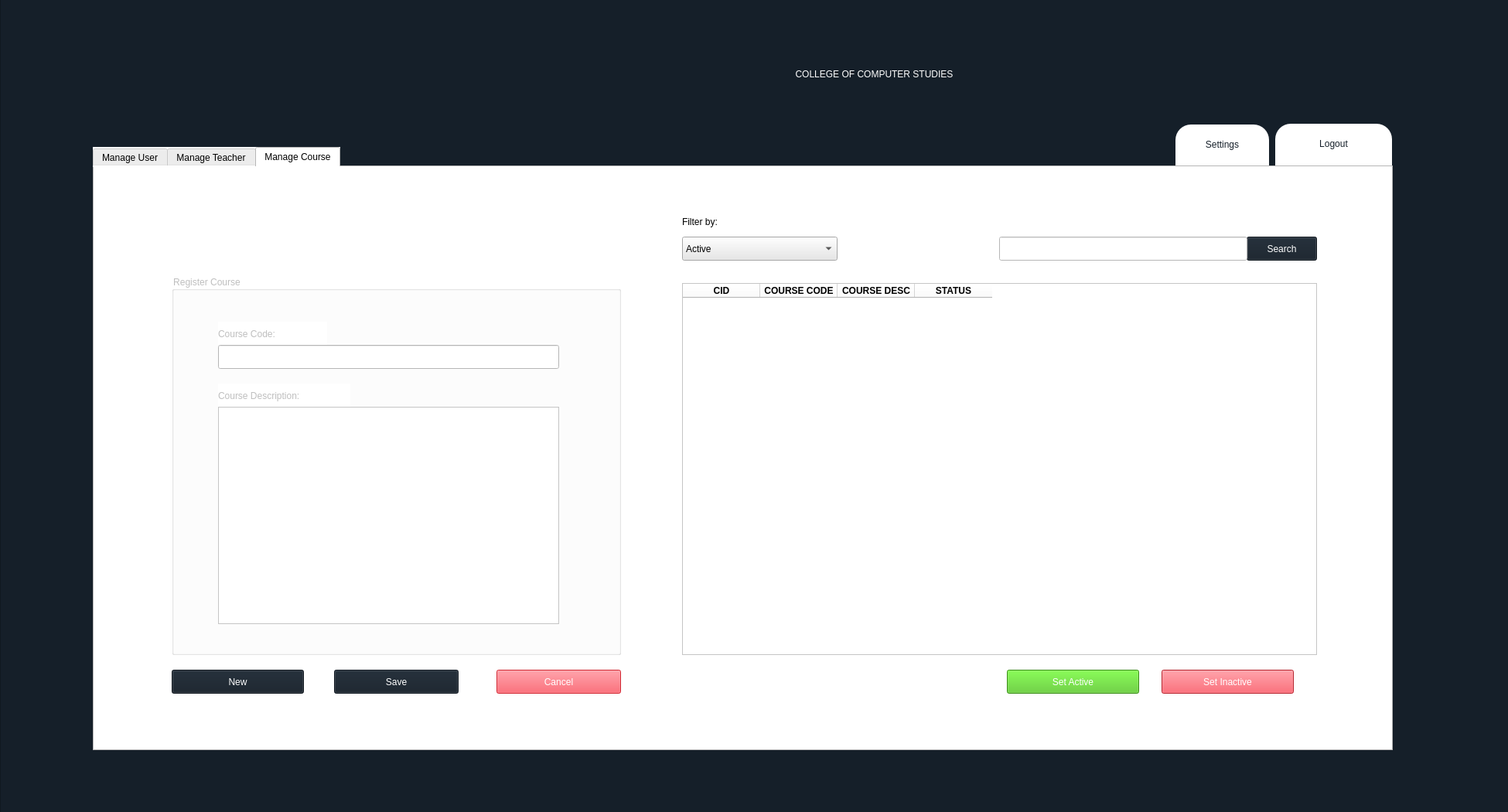
<?xml version="1.0" encoding="UTF-8"?>
<ui version="4.0">
 <class>loginFrame</class>
 <widget class="QDialog" name="loginFrame">
  <property name="geometry">
   <rect>
    <x>0</x>
    <y>0</y>
    <width>1950</width>
    <height>1050</height>
   </rect>
  </property>
  <property name="windowTitle">
   <string>Dialog</string>
  </property>
  <widget class="QFrame" name="adminFrame">
   <property name="geometry">
    <rect>
     <x>0</x>
     <y>-10</y>
     <width>1951</width>
     <height>1061</height>
    </rect>
   </property>
   <property name="styleSheet">
    <string notr="true">background-color: rgb(21, 31, 41);</string>
   </property>
   <property name="frameShape">
    <enum>QFrame::StyledPanel</enum>
   </property>
   <property name="frameShadow">
    <enum>QFrame::Raised</enum>
   </property>
   <widget class="QLabel" name="label_4">
    <property name="geometry">
     <rect>
      <x>780</x>
      <y>60</y>
      <width>701</width>
      <height>91</height>
     </rect>
    </property>
    <property name="styleSheet">
     <string notr="true">font:50pt &quot;Bebas&quot;;
color: rgb(255, 255, 255);</string>
    </property>
    <property name="text">
     <string>COLLEGE OF COMPUTER STUDIES</string>
    </property>
    <property name="alignment">
     <set>Qt::AlignCenter</set>
    </property>
   </widget>
   <widget class="QFrame" name="adminFrameNew">
    <property name="geometry">
     <rect>
      <x>1649</x>
      <y>170</y>
      <width>151</width>
      <height>101</height>
     </rect>
    </property>
    <property name="styleSheet">
     <string notr="true">background-color: rgb(255, 255, 255);
border-radius:20px;</string>
    </property>
    <property name="frameShape">
     <enum>QFrame::StyledPanel</enum>
    </property>
    <property name="frameShadow">
     <enum>QFrame::Raised</enum>
    </property>
    <widget class="QPushButton" name="btnAdminLogout">
     <property name="geometry">
      <rect>
       <x>10</x>
       <y>10</y>
       <width>131</width>
       <height>31</height>
      </rect>
     </property>
     <property name="cursor">
      <cursorShape>PointingHandCursor</cursorShape>
     </property>
     <property name="mouseTracking">
      <bool>true</bool>
     </property>
     <property name="styleSheet">
      <string notr="true">color: rgb(21, 31, 41);
background-color: rgb(255, 255, 255);
border-radius: 40px;
font: 14pt &quot;Montserrat&quot;;</string>
     </property>
     <property name="text">
      <string>Logout</string>
     </property>
    </widget>
   </widget>
   <widget class="QLabel" name="label_2">
    <property name="geometry">
     <rect>
      <x>680</x>
      <y>50</y>
      <width>91</width>
      <height>91</height>
     </rect>
    </property>
    <property name="styleSheet">
     <string notr="true">background-color: rgb(21, 31, 41);</string>
    </property>
    <property name="text">
     <string/>
    </property>
    <property name="pixmap">
     <pixmap>upperBlue2.png</pixmap>
    </property>
   </widget>
   <widget class="QFrame" name="frame_5">
    <property name="geometry">
     <rect>
      <x>1520</x>
      <y>171</y>
      <width>121</width>
      <height>101</height>
     </rect>
    </property>
    <property name="styleSheet">
     <string notr="true">background-color: rgb(255, 255, 255);
border-radius:20px;</string>
    </property>
    <property name="frameShape">
     <enum>QFrame::StyledPanel</enum>
    </property>
    <property name="frameShadow">
     <enum>QFrame::Raised</enum>
    </property>
    <widget class="QPushButton" name="btnAdminSettings">
     <property name="geometry">
      <rect>
       <x>10</x>
       <y>10</y>
       <width>101</width>
       <height>31</height>
      </rect>
     </property>
     <property name="cursor">
      <cursorShape>PointingHandCursor</cursorShape>
     </property>
     <property name="mouseTracking">
      <bool>true</bool>
     </property>
     <property name="styleSheet">
      <string notr="true">color: rgb(21, 31, 41);
background-color: rgb(255, 255, 255);
border-radius: 40px;
font: 14pt &quot;Montserrat&quot;;</string>
     </property>
     <property name="text">
      <string>Settings</string>
     </property>
    </widget>
   </widget>
   <widget class="QTabWidget" name="tabAdmin">
    <property name="geometry">
     <rect>
      <x>120</x>
      <y>200</y>
      <width>1681</width>
      <height>781</height>
     </rect>
    </property>
    <property name="cursor">
     <cursorShape>ArrowCursor</cursorShape>
    </property>
    <property name="mouseTracking">
     <bool>true</bool>
    </property>
    <property name="styleSheet">
     <string notr="true">font: 14pt &quot;Montserrat&quot;;
background-color: rgb(255, 255, 255);</string>
    </property>
    <property name="tabPosition">
     <enum>QTabWidget::North</enum>
    </property>
    <property name="tabShape">
     <enum>QTabWidget::Rounded</enum>
    </property>
    <property name="currentIndex">
     <number>2</number>
    </property>
    <property name="iconSize">
     <size>
      <width>20</width>
      <height>20</height>
     </size>
    </property>
    <widget class="QWidget" name="tabManageUser">
     <attribute name="title">
      <string>Manage User</string>
     </attribute>
     <widget class="QLabel" name="label">
      <property name="geometry">
       <rect>
        <x>100</x>
        <y>40</y>
        <width>131</width>
        <height>41</height>
       </rect>
      </property>
      <property name="text">
       <string>Sort by:</string>
      </property>
     </widget>
     <widget class="QLabel" name="label_3">
      <property name="geometry">
       <rect>
        <x>370</x>
        <y>40</y>
        <width>131</width>
        <height>41</height>
       </rect>
      </property>
      <property name="text">
       <string>Filter by:</string>
      </property>
     </widget>
     <widget class="QComboBox" name="cmbSort1">
      <property name="geometry">
       <rect>
        <x>100</x>
        <y>80</y>
        <width>201</width>
        <height>31</height>
       </rect>
      </property>
      <property name="cursor">
       <cursorShape>PointingHandCursor</cursorShape>
      </property>
      <property name="mouseTracking">
       <bool>true</bool>
      </property>
      <property name="styleSheet">
       <string notr="true">background-color: rgb(231, 231, 231);</string>
      </property>
      <item>
       <property name="text">
        <string>All</string>
       </property>
      </item>
     </widget>
     <widget class="QComboBox" name="cmbFilter1">
      <property name="geometry">
       <rect>
        <x>370</x>
        <y>80</y>
        <width>201</width>
        <height>31</height>
       </rect>
      </property>
      <property name="cursor">
       <cursorShape>PointingHandCursor</cursorShape>
      </property>
      <property name="mouseTracking">
       <bool>true</bool>
      </property>
      <property name="styleSheet">
       <string notr="true">background-color: rgb(231, 231, 231);</string>
      </property>
      <property name="placeholderText">
       <string/>
      </property>
      <property name="frame">
       <bool>true</bool>
      </property>
      <item>
       <property name="text">
        <string>All</string>
       </property>
      </item>
     </widget>
     <widget class="QPushButton" name="btnSearch1">
      <property name="geometry">
       <rect>
        <x>1490</x>
        <y>80</y>
        <width>91</width>
        <height>31</height>
       </rect>
      </property>
      <property name="cursor">
       <cursorShape>PointingHandCursor</cursorShape>
      </property>
      <property name="mouseTracking">
       <bool>true</bool>
      </property>
      <property name="styleSheet">
       <string notr="true">color: rgb(255, 255, 255);
background-color: rgb(21, 31, 41);</string>
      </property>
      <property name="text">
       <string>Search</string>
      </property>
     </widget>
     <widget class="QLineEdit" name="inputSearch1">
      <property name="geometry">
       <rect>
        <x>1170</x>
        <y>80</y>
        <width>321</width>
        <height>31</height>
       </rect>
      </property>
      <property name="styleSheet">
       <string notr="true">background-color: rgb(255, 255, 255);</string>
      </property>
     </widget>
     <widget class="QTableWidget" name="widgetAdmin1">
      <property name="geometry">
       <rect>
        <x>100</x>
        <y>130</y>
        <width>1481</width>
        <height>521</height>
       </rect>
      </property>
      <property name="styleSheet">
       <string notr="true">background-color: rgb(255, 255, 255);</string>
      </property>
      <property name="alternatingRowColors">
       <bool>true</bool>
      </property>
      <property name="selectionBehavior">
       <enum>QAbstractItemView::SelectRows</enum>
      </property>
      <attribute name="horizontalHeaderStretchLastSection">
       <bool>true</bool>
      </attribute>
     </widget>
     <widget class="QPushButton" name="btnUserInactive">
      <property name="geometry">
       <rect>
        <x>1400</x>
        <y>670</y>
        <width>171</width>
        <height>31</height>
       </rect>
      </property>
      <property name="cursor">
       <cursorShape>PointingHandCursor</cursorShape>
      </property>
      <property name="mouseTracking">
       <bool>true</bool>
      </property>
      <property name="styleSheet">
       <string notr="true">color: rgb(255, 255, 255);
background-color: rgb(255, 46, 60);</string>
      </property>
      <property name="text">
       <string>Set Inactive</string>
      </property>
     </widget>
     <widget class="QPushButton" name="btnUserActive">
      <property name="geometry">
       <rect>
        <x>1200</x>
        <y>670</y>
        <width>171</width>
        <height>31</height>
       </rect>
      </property>
      <property name="cursor">
       <cursorShape>PointingHandCursor</cursorShape>
      </property>
      <property name="mouseTracking">
       <bool>true</bool>
      </property>
      <property name="styleSheet">
       <string notr="true">color: rgb(255, 255, 255);
background-color: rgb(77, 197, 26);</string>
      </property>
      <property name="text">
       <string>Set Active</string>
      </property>
     </widget>
    </widget>
    <widget class="QWidget" name="tabManageTeacher">
     <attribute name="title">
      <string>Manage Teacher</string>
     </attribute>
     <widget class="QGroupBox" name="groupTeacher">
      <property name="enabled">
       <bool>false</bool>
      </property>
      <property name="geometry">
       <rect>
        <x>100</x>
        <y>140</y>
        <width>581</width>
        <height>491</height>
       </rect>
      </property>
      <property name="styleSheet">
       <string notr="true"/>
      </property>
      <property name="title">
       <string>Register Teacher</string>
      </property>
      <widget class="QLabel" name="label_5">
       <property name="geometry">
        <rect>
         <x>60</x>
         <y>100</y>
         <width>141</width>
         <height>31</height>
        </rect>
       </property>
       <property name="styleSheet">
        <string notr="true">font: 12pt &quot;Montserrat&quot;;</string>
       </property>
       <property name="text">
        <string>Employee ID:</string>
       </property>
      </widget>
      <widget class="QLabel" name="label_6">
       <property name="geometry">
        <rect>
         <x>60</x>
         <y>200</y>
         <width>141</width>
         <height>31</height>
        </rect>
       </property>
       <property name="styleSheet">
        <string notr="true">font: 12pt &quot;Montserrat&quot;;</string>
       </property>
       <property name="text">
        <string>Email:</string>
       </property>
      </widget>
      <widget class="QLineEdit" name="inputEmployeeID">
       <property name="geometry">
        <rect>
         <x>180</x>
         <y>100</y>
         <width>321</width>
         <height>31</height>
        </rect>
       </property>
       <property name="styleSheet">
        <string notr="true">background-color: rgb(255, 255, 255);</string>
       </property>
      </widget>
      <widget class="QLineEdit" name="inputTeacherEmail">
       <property name="geometry">
        <rect>
         <x>180</x>
         <y>200</y>
         <width>321</width>
         <height>31</height>
        </rect>
       </property>
       <property name="styleSheet">
        <string notr="true">background-color: rgb(255, 255, 255);</string>
       </property>
      </widget>
      <widget class="QLabel" name="label_8">
       <property name="geometry">
        <rect>
         <x>60</x>
         <y>390</y>
         <width>141</width>
         <height>31</height>
        </rect>
       </property>
       <property name="styleSheet">
        <string notr="true">font: 12pt &quot;Montserrat&quot;;</string>
       </property>
       <property name="text">
        <string>Last Name:</string>
       </property>
      </widget>
      <widget class="QLineEdit" name="inputTeacherLast">
       <property name="geometry">
        <rect>
         <x>260</x>
         <y>390</y>
         <width>241</width>
         <height>31</height>
        </rect>
       </property>
       <property name="styleSheet">
        <string notr="true">background-color: rgb(255, 255, 255);</string>
       </property>
      </widget>
      <widget class="QLineEdit" name="inputTeacherMI">
       <property name="geometry">
        <rect>
         <x>180</x>
         <y>390</y>
         <width>71</width>
         <height>31</height>
        </rect>
       </property>
       <property name="styleSheet">
        <string notr="true">background-color: rgb(255, 255, 255);</string>
       </property>
       <property name="placeholderText">
        <string>MI</string>
       </property>
      </widget>
      <widget class="QLineEdit" name="inputTeacherFirst">
       <property name="geometry">
        <rect>
         <x>260</x>
         <y>340</y>
         <width>241</width>
         <height>31</height>
        </rect>
       </property>
       <property name="styleSheet">
        <string notr="true">background-color: rgb(255, 255, 255);</string>
       </property>
       <property name="text">
        <string/>
       </property>
      </widget>
      <widget class="QLabel" name="label_10">
       <property name="geometry">
        <rect>
         <x>60</x>
         <y>340</y>
         <width>91</width>
         <height>31</height>
        </rect>
       </property>
       <property name="styleSheet">
        <string notr="true">font: 12pt &quot;Montserrat&quot;;</string>
       </property>
       <property name="text">
        <string>First Name</string>
       </property>
      </widget>
      <widget class="QLabel" name="label_12">
       <property name="geometry">
        <rect>
         <x>60</x>
         <y>250</y>
         <width>141</width>
         <height>31</height>
        </rect>
       </property>
       <property name="styleSheet">
        <string notr="true">font: 12pt &quot;Montserrat&quot;;</string>
       </property>
       <property name="text">
        <string>Contact:</string>
       </property>
      </widget>
      <widget class="QLineEdit" name="inputTeacherContact">
       <property name="geometry">
        <rect>
         <x>180</x>
         <y>250</y>
         <width>321</width>
         <height>31</height>
        </rect>
       </property>
       <property name="styleSheet">
        <string notr="true">background-color: rgb(255, 255, 255);</string>
       </property>
      </widget>
      <widget class="QComboBox" name="cmbDepartment">
       <property name="geometry">
        <rect>
         <x>180</x>
         <y>150</y>
         <width>321</width>
         <height>31</height>
        </rect>
       </property>
       <property name="cursor">
        <cursorShape>PointingHandCursor</cursorShape>
       </property>
       <property name="mouseTracking">
        <bool>true</bool>
       </property>
       <property name="styleSheet">
        <string notr="true">background-color: rgb(231, 231, 231);</string>
       </property>
       <property name="placeholderText">
        <string/>
       </property>
       <property name="frame">
        <bool>true</bool>
       </property>
      </widget>
      <widget class="QLabel" name="label_13">
       <property name="geometry">
        <rect>
         <x>60</x>
         <y>150</y>
         <width>111</width>
         <height>31</height>
        </rect>
       </property>
       <property name="styleSheet">
        <string notr="true">font: 12pt &quot;Montserrat&quot;;</string>
       </property>
       <property name="text">
        <string>Department:</string>
       </property>
      </widget>
      <widget class="QComboBox" name="cmbPrefix">
       <property name="geometry">
        <rect>
         <x>180</x>
         <y>340</y>
         <width>71</width>
         <height>31</height>
        </rect>
       </property>
       <property name="frame">
        <bool>true</bool>
       </property>
       <item>
        <property name="text">
         <string>-Prefix-</string>
        </property>
       </item>
       <item>
        <property name="text">
         <string>Mr.</string>
        </property>
       </item>
       <item>
        <property name="text">
         <string>Ms.</string>
        </property>
       </item>
       <item>
        <property name="text">
         <string>Mrs.</string>
        </property>
       </item>
      </widget>
      <zorder>label_8</zorder>
      <zorder>inputTeacherMI</zorder>
      <zorder>label_5</zorder>
      <zorder>label_6</zorder>
      <zorder>inputEmployeeID</zorder>
      <zorder>inputTeacherEmail</zorder>
      <zorder>inputTeacherLast</zorder>
      <zorder>inputTeacherFirst</zorder>
      <zorder>label_10</zorder>
      <zorder>label_12</zorder>
      <zorder>inputTeacherContact</zorder>
      <zorder>cmbDepartment</zorder>
      <zorder>label_13</zorder>
      <zorder>cmbPrefix</zorder>
     </widget>
     <widget class="QTableWidget" name="widgetAdmin2">
      <property name="geometry">
       <rect>
        <x>760</x>
        <y>150</y>
        <width>821</width>
        <height>481</height>
       </rect>
      </property>
      <property name="styleSheet">
       <string notr="true">background-color: rgb(255, 255, 255);
color: rgb(25, 25, 26);</string>
      </property>
      <property name="alternatingRowColors">
       <bool>true</bool>
      </property>
      <property name="selectionBehavior">
       <enum>QAbstractItemView::SelectRows</enum>
      </property>
      <attribute name="horizontalHeaderStretchLastSection">
       <bool>true</bool>
      </attribute>
      <column>
       <property name="text">
        <string>EID</string>
       </property>
      </column>
      <column>
       <property name="text">
        <string>Last Name</string>
       </property>
      </column>
      <column>
       <property name="text">
        <string>First Name</string>
       </property>
      </column>
      <column>
       <property name="text">
        <string>Email</string>
       </property>
      </column>
      <column>
       <property name="text">
        <string>Department</string>
       </property>
      </column>
     </widget>
     <widget class="QComboBox" name="cmbFilter2">
      <property name="geometry">
       <rect>
        <x>760</x>
        <y>90</y>
        <width>201</width>
        <height>31</height>
       </rect>
      </property>
      <property name="cursor">
       <cursorShape>PointingHandCursor</cursorShape>
      </property>
      <property name="mouseTracking">
       <bool>true</bool>
      </property>
      <property name="styleSheet">
       <string notr="true">background-color: rgb(231, 231, 231);</string>
      </property>
      <property name="placeholderText">
       <string/>
      </property>
      <property name="frame">
       <bool>true</bool>
      </property>
      <item>
       <property name="text">
        <string>Active</string>
       </property>
      </item>
      <item>
       <property name="text">
        <string>Inactive</string>
       </property>
      </item>
      <item>
       <property name="text">
        <string>All</string>
       </property>
      </item>
     </widget>
     <widget class="QLabel" name="label_7">
      <property name="geometry">
       <rect>
        <x>760</x>
        <y>50</y>
        <width>131</width>
        <height>41</height>
       </rect>
      </property>
      <property name="text">
       <string>Filter by:</string>
      </property>
     </widget>
     <widget class="QLineEdit" name="inputSearch2">
      <property name="geometry">
       <rect>
        <x>1170</x>
        <y>90</y>
        <width>321</width>
        <height>31</height>
       </rect>
      </property>
      <property name="styleSheet">
       <string notr="true">background-color: rgb(255, 255, 255);</string>
      </property>
     </widget>
     <widget class="QPushButton" name="btnSearch2">
      <property name="geometry">
       <rect>
        <x>1490</x>
        <y>90</y>
        <width>91</width>
        <height>31</height>
       </rect>
      </property>
      <property name="cursor">
       <cursorShape>PointingHandCursor</cursorShape>
      </property>
      <property name="mouseTracking">
       <bool>true</bool>
      </property>
      <property name="styleSheet">
       <string notr="true">color: rgb(255, 255, 255);
background-color: rgb(21, 31, 41);</string>
      </property>
      <property name="text">
       <string>Search</string>
      </property>
     </widget>
     <widget class="QPushButton" name="btnTeacherSave">
      <property name="enabled">
       <bool>false</bool>
      </property>
      <property name="geometry">
       <rect>
        <x>310</x>
        <y>650</y>
        <width>161</width>
        <height>31</height>
       </rect>
      </property>
      <property name="cursor">
       <cursorShape>PointingHandCursor</cursorShape>
      </property>
      <property name="mouseTracking">
       <bool>true</bool>
      </property>
      <property name="styleSheet">
       <string notr="true">color: rgb(255, 255, 255);
background-color: rgb(21, 31, 41);</string>
      </property>
      <property name="text">
       <string>Save</string>
      </property>
     </widget>
     <widget class="QPushButton" name="btnTeacherCancel">
      <property name="enabled">
       <bool>false</bool>
      </property>
      <property name="geometry">
       <rect>
        <x>520</x>
        <y>650</y>
        <width>161</width>
        <height>31</height>
       </rect>
      </property>
      <property name="cursor">
       <cursorShape>PointingHandCursor</cursorShape>
      </property>
      <property name="mouseTracking">
       <bool>true</bool>
      </property>
      <property name="styleSheet">
       <string notr="true">color: rgb(255, 255, 255);
background-color: rgb(255, 46, 60);</string>
      </property>
      <property name="text">
       <string>Cancel</string>
      </property>
     </widget>
     <widget class="QPushButton" name="btnTeacherNew">
      <property name="geometry">
       <rect>
        <x>100</x>
        <y>650</y>
        <width>171</width>
        <height>31</height>
       </rect>
      </property>
      <property name="cursor">
       <cursorShape>PointingHandCursor</cursorShape>
      </property>
      <property name="mouseTracking">
       <bool>true</bool>
      </property>
      <property name="styleSheet">
       <string notr="true">color: rgb(255, 255, 255);
background-color: rgb(21, 31, 41);</string>
      </property>
      <property name="text">
       <string>New</string>
      </property>
     </widget>
     <widget class="QPushButton" name="btnInactive2">
      <property name="geometry">
       <rect>
        <x>1380</x>
        <y>650</y>
        <width>171</width>
        <height>31</height>
       </rect>
      </property>
      <property name="cursor">
       <cursorShape>PointingHandCursor</cursorShape>
      </property>
      <property name="mouseTracking">
       <bool>true</bool>
      </property>
      <property name="styleSheet">
       <string notr="true">color: rgb(255, 255, 255);
background-color: rgb(255, 46, 60);</string>
      </property>
      <property name="text">
       <string>Set Inactive</string>
      </property>
     </widget>
     <widget class="QPushButton" name="btnActive2">
      <property name="geometry">
       <rect>
        <x>1180</x>
        <y>650</y>
        <width>171</width>
        <height>31</height>
       </rect>
      </property>
      <property name="cursor">
       <cursorShape>PointingHandCursor</cursorShape>
      </property>
      <property name="mouseTracking">
       <bool>true</bool>
      </property>
      <property name="styleSheet">
       <string notr="true">color: rgb(255, 255, 255);
background-color: rgb(77, 197, 26);</string>
      </property>
      <property name="text">
       <string>Set Active</string>
      </property>
     </widget>
     <zorder>label_7</zorder>
     <zorder>groupTeacher</zorder>
     <zorder>widgetAdmin2</zorder>
     <zorder>cmbFilter2</zorder>
     <zorder>inputSearch2</zorder>
     <zorder>btnSearch2</zorder>
     <zorder>btnTeacherSave</zorder>
     <zorder>btnTeacherCancel</zorder>
     <zorder>btnTeacherNew</zorder>
     <zorder>btnInactive2</zorder>
     <zorder>btnActive2</zorder>
    </widget>
    <widget class="QWidget" name="tabManageCourse">
     <attribute name="title">
      <string>Manage Course</string>
     </attribute>
     <widget class="QComboBox" name="cmbFilter3">
      <property name="geometry">
       <rect>
        <x>760</x>
        <y>90</y>
        <width>201</width>
        <height>31</height>
       </rect>
      </property>
      <property name="cursor">
       <cursorShape>PointingHandCursor</cursorShape>
      </property>
      <property name="mouseTracking">
       <bool>true</bool>
      </property>
      <property name="styleSheet">
       <string notr="true">background-color: rgb(231, 231, 231);</string>
      </property>
      <property name="placeholderText">
       <string/>
      </property>
      <property name="frame">
       <bool>true</bool>
      </property>
      <item>
       <property name="text">
        <string>Active</string>
       </property>
      </item>
      <item>
       <property name="text">
        <string>Inactive</string>
       </property>
      </item>
      <item>
       <property name="text">
        <string>All</string>
       </property>
      </item>
     </widget>
     <widget class="QGroupBox" name="groupCourse">
      <property name="enabled">
       <bool>false</bool>
      </property>
      <property name="geometry">
       <rect>
        <x>100</x>
        <y>140</y>
        <width>581</width>
        <height>491</height>
       </rect>
      </property>
      <property name="styleSheet">
       <string notr="true"/>
      </property>
      <property name="title">
       <string>Register Course</string>
      </property>
      <widget class="QLabel" name="label_14">
       <property name="geometry">
        <rect>
         <x>60</x>
         <y>60</y>
         <width>141</width>
         <height>31</height>
        </rect>
       </property>
       <property name="styleSheet">
        <string notr="true">font: 12pt &quot;Montserrat&quot;;</string>
       </property>
       <property name="text">
        <string>Course Code:</string>
       </property>
      </widget>
      <widget class="QLabel" name="label_15">
       <property name="geometry">
        <rect>
         <x>60</x>
         <y>140</y>
         <width>171</width>
         <height>31</height>
        </rect>
       </property>
       <property name="styleSheet">
        <string notr="true">font: 12pt &quot;Montserrat&quot;;</string>
       </property>
       <property name="text">
        <string>Course Description:</string>
       </property>
      </widget>
      <widget class="QLineEdit" name="inputCourseCode">
       <property name="geometry">
        <rect>
         <x>60</x>
         <y>90</y>
         <width>441</width>
         <height>31</height>
        </rect>
       </property>
       <property name="styleSheet">
        <string notr="true">background-color: rgb(255, 255, 255);</string>
       </property>
      </widget>
      <widget class="QTextEdit" name="inputCourseDescription">
       <property name="geometry">
        <rect>
         <x>60</x>
         <y>170</y>
         <width>441</width>
         <height>281</height>
        </rect>
       </property>
      </widget>
     </widget>
     <widget class="QPushButton" name="btnSearch3">
      <property name="geometry">
       <rect>
        <x>1490</x>
        <y>90</y>
        <width>91</width>
        <height>31</height>
       </rect>
      </property>
      <property name="cursor">
       <cursorShape>PointingHandCursor</cursorShape>
      </property>
      <property name="mouseTracking">
       <bool>true</bool>
      </property>
      <property name="styleSheet">
       <string notr="true">color: rgb(255, 255, 255);
background-color: rgb(21, 31, 41);</string>
      </property>
      <property name="text">
       <string>Search</string>
      </property>
     </widget>
     <widget class="QLineEdit" name="inputSearch3">
      <property name="geometry">
       <rect>
        <x>1170</x>
        <y>90</y>
        <width>321</width>
        <height>31</height>
       </rect>
      </property>
      <property name="styleSheet">
       <string notr="true">background-color: rgb(255, 255, 255);</string>
      </property>
     </widget>
     <widget class="QTableWidget" name="widgetAdmin3">
      <property name="geometry">
       <rect>
        <x>760</x>
        <y>150</y>
        <width>821</width>
        <height>481</height>
       </rect>
      </property>
      <property name="styleSheet">
       <string notr="true">background-color: rgb(255, 255, 255);</string>
      </property>
      <property name="alternatingRowColors">
       <bool>true</bool>
      </property>
      <property name="selectionBehavior">
       <enum>QAbstractItemView::SelectRows</enum>
      </property>
      <attribute name="horizontalHeaderShowSortIndicator" stdset="0">
       <bool>false</bool>
      </attribute>
      <attribute name="horizontalHeaderStretchLastSection">
       <bool>false</bool>
      </attribute>
      <attribute name="verticalHeaderVisible">
       <bool>false</bool>
      </attribute>
      <attribute name="verticalHeaderShowSortIndicator" stdset="0">
       <bool>false</bool>
      </attribute>
      <attribute name="verticalHeaderStretchLastSection">
       <bool>false</bool>
      </attribute>
      <column>
       <property name="text">
        <string>CID</string>
       </property>
       <property name="font">
        <font>
         <weight>75</weight>
         <bold>true</bold>
        </font>
       </property>
      </column>
      <column>
       <property name="text">
        <string>COURSE CODE</string>
       </property>
       <property name="font">
        <font>
         <weight>75</weight>
         <bold>true</bold>
        </font>
       </property>
      </column>
      <column>
       <property name="text">
        <string>COURSE DESC</string>
       </property>
       <property name="font">
        <font>
         <weight>75</weight>
         <bold>true</bold>
        </font>
       </property>
      </column>
      <column>
       <property name="text">
        <string>STATUS</string>
       </property>
       <property name="font">
        <font>
         <weight>75</weight>
         <bold>true</bold>
        </font>
       </property>
      </column>
     </widget>
     <widget class="QLabel" name="label_22">
      <property name="geometry">
       <rect>
        <x>760</x>
        <y>50</y>
        <width>131</width>
        <height>41</height>
       </rect>
      </property>
      <property name="text">
       <string>Filter by:</string>
      </property>
     </widget>
     <widget class="QPushButton" name="btnCourseNew">
      <property name="geometry">
       <rect>
        <x>100</x>
        <y>650</y>
        <width>171</width>
        <height>31</height>
       </rect>
      </property>
      <property name="cursor">
       <cursorShape>PointingHandCursor</cursorShape>
      </property>
      <property name="mouseTracking">
       <bool>true</bool>
      </property>
      <property name="styleSheet">
       <string notr="true">color: rgb(255, 255, 255);
background-color: rgb(21, 31, 41);</string>
      </property>
      <property name="text">
       <string>New</string>
      </property>
     </widget>
     <widget class="QPushButton" name="btnCourseSave">
      <property name="enabled">
       <bool>false</bool>
      </property>
      <property name="geometry">
       <rect>
        <x>310</x>
        <y>650</y>
        <width>161</width>
        <height>31</height>
       </rect>
      </property>
      <property name="cursor">
       <cursorShape>PointingHandCursor</cursorShape>
      </property>
      <property name="mouseTracking">
       <bool>true</bool>
      </property>
      <property name="styleSheet">
       <string notr="true">color: rgb(255, 255, 255);
background-color: rgb(21, 31, 41);</string>
      </property>
      <property name="text">
       <string>Save</string>
      </property>
     </widget>
     <widget class="QPushButton" name="btnCourseCancel">
      <property name="enabled">
       <bool>false</bool>
      </property>
      <property name="geometry">
       <rect>
        <x>520</x>
        <y>650</y>
        <width>161</width>
        <height>31</height>
       </rect>
      </property>
      <property name="cursor">
       <cursorShape>PointingHandCursor</cursorShape>
      </property>
      <property name="mouseTracking">
       <bool>true</bool>
      </property>
      <property name="styleSheet">
       <string notr="true">color: rgb(255, 255, 255);
background-color: rgb(255, 46, 60);</string>
      </property>
      <property name="text">
       <string>Cancel</string>
      </property>
     </widget>
     <widget class="QPushButton" name="btnActive3">
      <property name="geometry">
       <rect>
        <x>1180</x>
        <y>650</y>
        <width>171</width>
        <height>31</height>
       </rect>
      </property>
      <property name="cursor">
       <cursorShape>PointingHandCursor</cursorShape>
      </property>
      <property name="mouseTracking">
       <bool>true</bool>
      </property>
      <property name="styleSheet">
       <string notr="true">color: rgb(255, 255, 255);
background-color: rgb(77, 197, 26);</string>
      </property>
      <property name="text">
       <string>Set Active</string>
      </property>
     </widget>
     <widget class="QPushButton" name="btnInactive3">
      <property name="geometry">
       <rect>
        <x>1380</x>
        <y>650</y>
        <width>171</width>
        <height>31</height>
       </rect>
      </property>
      <property name="cursor">
       <cursorShape>PointingHandCursor</cursorShape>
      </property>
      <property name="mouseTracking">
       <bool>true</bool>
      </property>
      <property name="styleSheet">
       <string notr="true">color: rgb(255, 255, 255);
background-color: rgb(255, 46, 60);</string>
      </property>
      <property name="text">
       <string>Set Inactive</string>
      </property>
     </widget>
     <zorder>label_22</zorder>
     <zorder>cmbFilter3</zorder>
     <zorder>groupCourse</zorder>
     <zorder>btnSearch3</zorder>
     <zorder>inputSearch3</zorder>
     <zorder>widgetAdmin3</zorder>
     <zorder>btnCourseNew</zorder>
     <zorder>btnCourseSave</zorder>
     <zorder>btnCourseCancel</zorder>
     <zorder>btnActive3</zorder>
     <zorder>btnInactive3</zorder>
    </widget>
   </widget>
  </widget>
 </widget>
 <tabstops>
  <tabstop>cmbSort1</tabstop>
  <tabstop>cmbFilter1</tabstop>
  <tabstop>inputSearch1</tabstop>
  <tabstop>btnSearch1</tabstop>
  <tabstop>btnUserActive</tabstop>
  <tabstop>btnUserInactive</tabstop>
  <tabstop>widgetAdmin1</tabstop>
  <tabstop>cmbFilter2</tabstop>
  <tabstop>inputSearch2</tabstop>
  <tabstop>btnSearch2</tabstop>
  <tabstop>widgetAdmin2</tabstop>
  <tabstop>btnTeacherNew</tabstop>
  <tabstop>inputEmployeeID</tabstop>
  <tabstop>cmbDepartment</tabstop>
  <tabstop>inputTeacherEmail</tabstop>
  <tabstop>inputTeacherContact</tabstop>
  <tabstop>cmbPrefix</tabstop>
  <tabstop>inputTeacherFirst</tabstop>
  <tabstop>inputTeacherMI</tabstop>
  <tabstop>inputTeacherLast</tabstop>
  <tabstop>btnTeacherSave</tabstop>
  <tabstop>btnTeacherCancel</tabstop>
  <tabstop>cmbFilter3</tabstop>
  <tabstop>inputSearch3</tabstop>
  <tabstop>btnSearch3</tabstop>
  <tabstop>widgetAdmin3</tabstop>
  <tabstop>btnActive3</tabstop>
  <tabstop>btnInactive3</tabstop>
  <tabstop>btnCourseNew</tabstop>
  <tabstop>inputCourseCode</tabstop>
  <tabstop>inputCourseDescription</tabstop>
  <tabstop>btnCourseSave</tabstop>
  <tabstop>btnCourseCancel</tabstop>
  <tabstop>btnAdminSettings</tabstop>
  <tabstop>btnAdminLogout</tabstop>
  <tabstop>tabAdmin</tabstop>
 </tabstops>
 <resources/>
 <connections/>
</ui>
